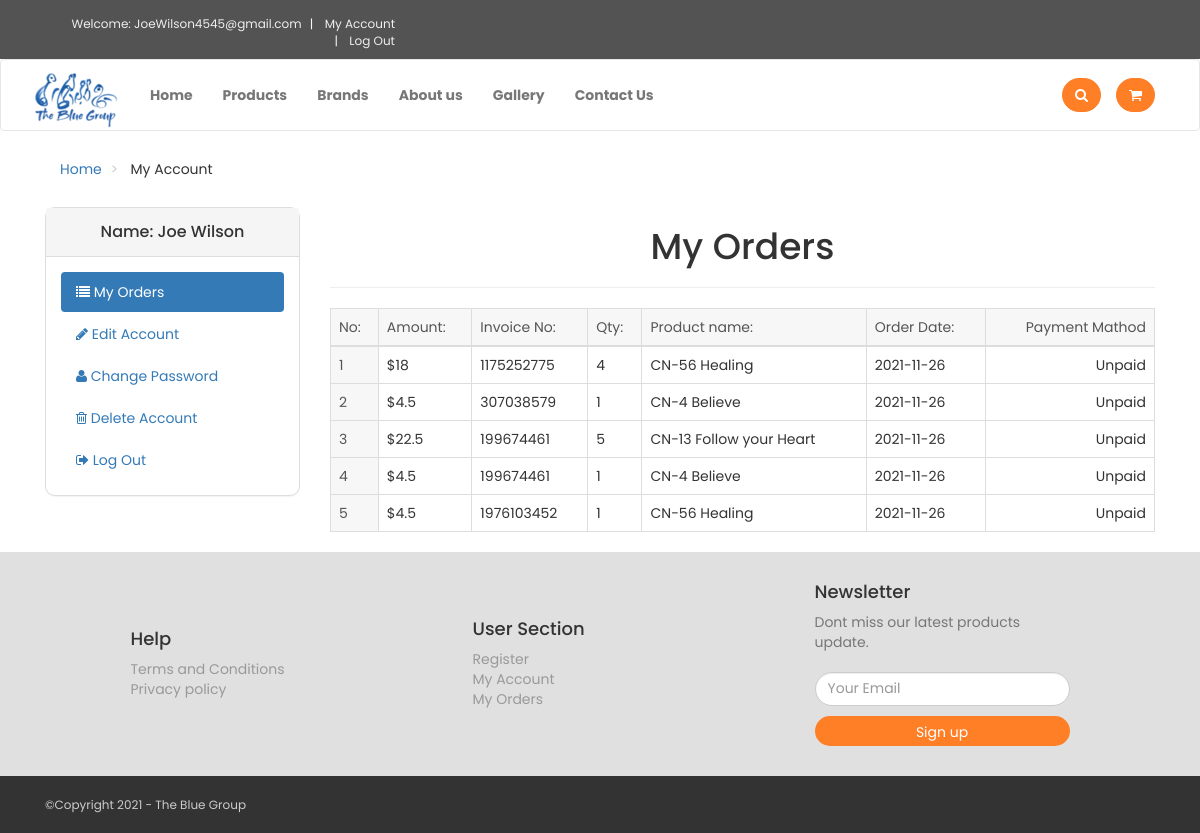
Page /customer/my_account.php?my_orders (signed in) on the committed database.
### tables this page shows
CREATE TABLE `customers` (
  `customer_id` int(10) NOT NULL,
  `customer_name` varchar(255) NOT NULL,
  `customer_email` varchar(255) NOT NULL,
  `customer_pass` varchar(255) NOT NULL,
  `customer_country` text NOT NULL,
  `customer_city` text NOT NULL,
  `customer_postal` int(100) NOT NULL,
  `customer_address` varchar(500) NOT NULL,
  `customer_contact` text NOT NULL,
  `customer_ip` varchar(100) NOT NULL
);

CREATE TABLE `customer_orders` (
  `order_id` int(10) NOT NULL,
  `customer_id` int(10) NOT NULL,
  `due_amount` float NOT NULL,
  `invoice_no` int(100) NOT NULL,
  `product_title` varchar(100) NOT NULL,
  `qty` int(10) NOT NULL,
  `order_date` date NOT NULL,
  `order_status` text NOT NULL
);

### customer/my_orders.php (the view, shortened to what this page needs)
<center>
    <h1> My Orders </h1>
</center>
<hr>
<div class="table-responsive">
    <table class="table table-bordered table-hover">
        <thead>
            <tr>
                <th> No: </th>
                <th> Amount: </th>
                <th> Invoice No: </th>
                <th> Qty: </th>
                <th> Product name: </th>
                <th> Order Date:</th>
                <th> Payment Mathod </th>
            </tr>
        </thead>
        <tbody>
           <?php
            $customer_session = $_SESSION['customer_email'];
            $get_customer = "select * from customers where customer_email='$customer_session'";
            $run_customer = mysqli_query($con,$get_customer);
            $row_customer = mysqli_fetch_array($run_customer);
            $customer_id = $row_customer['customer_id'];
            $get_orders = "select * from customer_orders where customer_id='$customer_id'";
            $run_orders = mysqli_query($con,$get_orders);
            $i = 0;
            while($row_orders = mysqli_fetch_array($run_orders)){
                $due_amount = $row_orders['due_amount'];
                $invoice_no = $row_orders['invoice_no'];
                $product_title = $row_orders['product_title'];
                $qty = $row_orders['qty'];
                $order_date = substr($row_orders['order_date'],0,11);
                $order_status = $row_orders['order_status'];
                $i++;
                if($order_status=='pending'){
                    $order_status = 'Unpaid';
                }else{
                    $order_status = 'Paid';
                }
            ?>
            <tr>
                <th> <?php echo $i; ?> </th>
                <td> $<?php echo $due_amount; ?> </td>
                <td> <?php echo $invoice_no; ?> </td>
                <td> <?php echo $qty; ?> </td>
                <td> <?php echo $product_title; ?> </td>
                <td> <?php echo $order_date; ?> </td>
                <td> <?php echo $order_status; ?> </td>
            </tr>
            <?php } ?>
        </tbody>
    </table>
</div>

### customer/includes/sidebar.php (shortened to what this page needs)
<div class="panel panel-default sidebar-menu">
    <div class="panel-heading">
        <?php
        if(!isset($_SESSION['customer_email'])){
        }else{
            echo
            "<h3 class='panel-title' align='center'>
            Name: $customer_name </h3>";
        }
        ?>
    </div>
    <div class="panel-body">
        <ul class="nav-pills nav-stacked nav">
            <li class="<?php if(isset($_GET['my_orders'])){ echo "active"; } ?>">
                <a href="my_account.php?my_orders">
                    <i class="fa fa-list"></i> My Orders
                </a>
            </li>
            <li class="<?php if(isset($_GET['edit_account'])){ echo "active"; } ?>">
                <a href="my_account.php?edit_account">
                    <i class="fa fa-pencil"></i> Edit Account
                </a>
            </li>
            <li class="<?php if(isset($_GET['change_pass'])){ echo "active"; } ?>">
                <a href="my_account.php?change_pass">
                    <i class="fa fa-user"></i> Change Password
                </a>
            </li>
            <li class="<?php if(isset($_GET['delete_account'])){ echo "active"; } ?>">
                <a href="my_account.php?delete_account">
                    <i class="fa fa-trash-o"></i> Delete Account
                </a>
            </li>
            <li>
                <a href="logout.php">
                    <i class="fa fa-sign-out"></i> Log Out
                </a>
            </li>
        </ul>
    </div>
</div>

### customer/styles/style.css (style rules this page uses)
* { margin: 0; padding: 0; box-sizing: border-box; font-family: "Poppins", sans-serif; }
body { font-size: 14px; line-height: 1.42857143; color: #333333; background: #ffffff; overflow-x: hidden; font-family: "Poppins", sans-serif !important; }
table { width: 100%; border-collapse: collapse; }
th { text-align: left; padding: 5px; color: #555; background: #f7f7f7; font-weight: normal; }
td { padding: 10px 5px; }
td:last-child { text-align: right; }
th:last-child { text-align: right; }
#content .panel.sidebar-menu { box-sizing: border-box; border-radius: 10px; }
#content .panel.sidebar-menu h3 { padding: 5px 0px; margin: 0px; }

### rows in the picture
customers: customer_name "Joe Wilson"
customer_orders: due_amount "18", invoice_no "1175252775", qty "4", product_title "CN-56 Healing", order_date "2021-11-26", order_status "Unpaid"
customer_orders: due_amount "4.5", invoice_no "307038579", qty "1", product_title "CN-4 Believe", order_date "2021-11-26", order_status "Unpaid"
customer_orders: due_amount "22.5", invoice_no "199674461", qty "5", product_title "CN-13 Follow your Heart", order_date "2021-11-26", order_status "Unpaid"
customer_orders: due_amount "4.5", invoice_no "199674461", qty "1", product_title "CN-4 Believe", order_date "2021-11-26", order_status "Unpaid"
customer_orders: due_amount "4.5", invoice_no "1976103452", qty "1", product_title "CN-56 Healing", order_date "2021-11-26", order_status "Unpaid"

### other values in the picture
$_SESSION['customer_email'] "JoeWilson4545@gmail.com"
